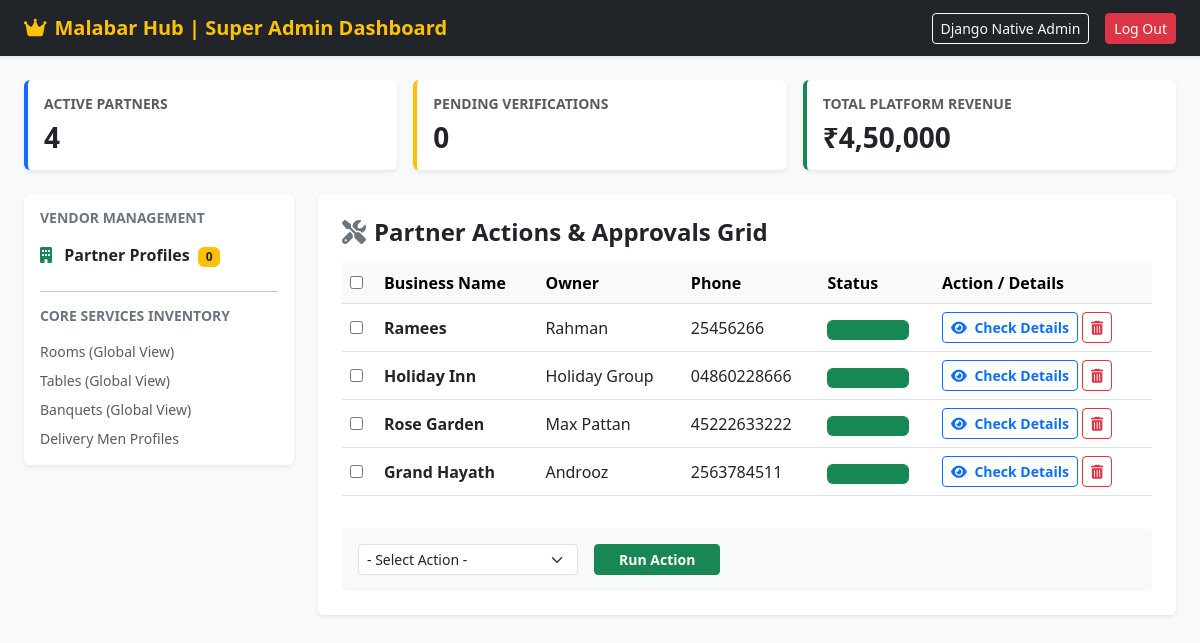
/super-admin/dashboard/ (signed in), run on an earlier commit of the app's database.
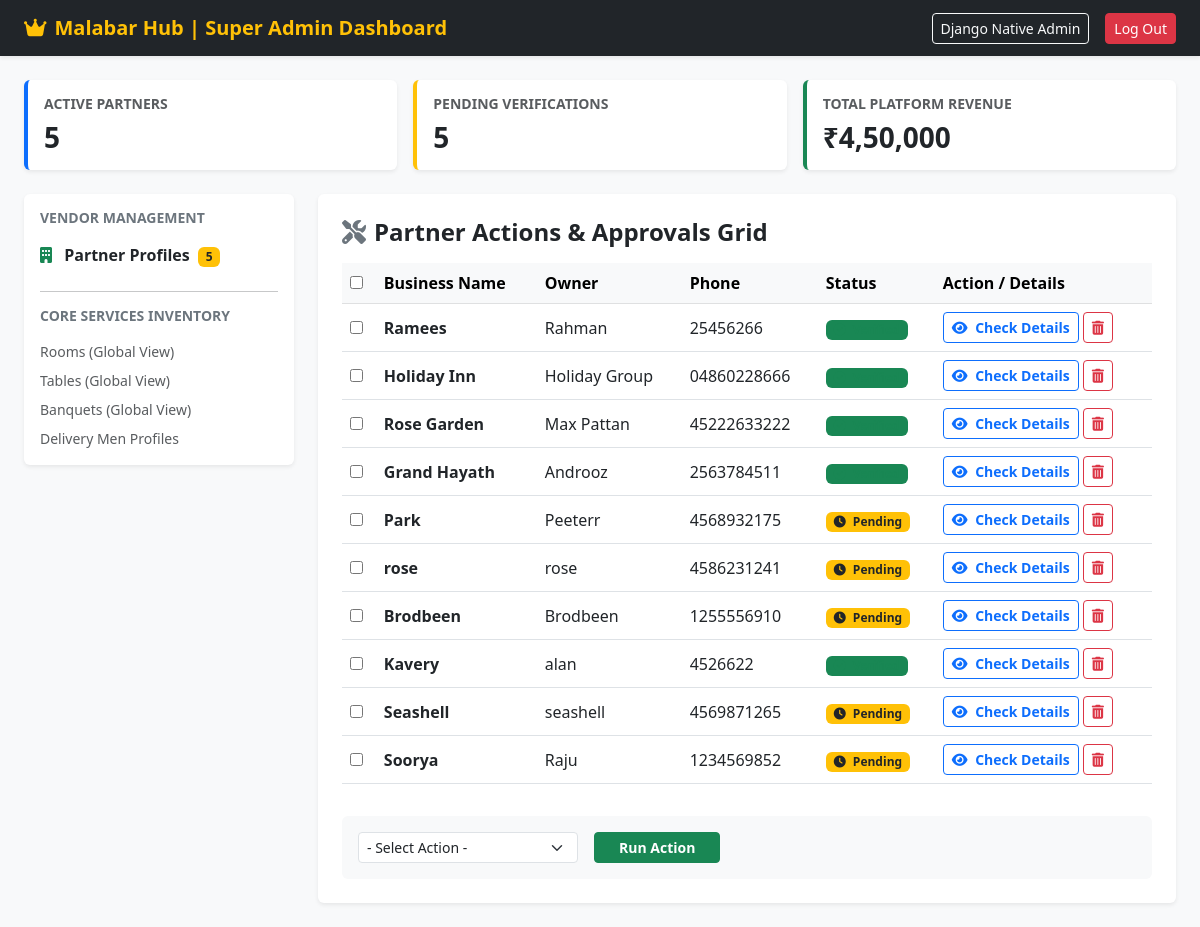
And on a later commit of the database.
### restaurants/models.py (models this page shows, shortened)
class Restaurant(models.Model):
    user = models.OneToOneField(User, on_delete=models.CASCADE, null=True, blank=True)
    business_name = models.CharField(max_length=255)
    slug = models.SlugField(unique=True, blank=True)
    owner_name = models.CharField(max_length=255)
    email = models.EmailField(unique=True)
    phone_number = models.CharField(max_length=20)
    pan_card = models.CharField(max_length=50, blank=True, null=True)
    gst_number = models.CharField(max_length=50, blank=True, null=True)
    fssai_license = models.CharField(max_length=50, blank=True, null=True)
    bank_account = models.CharField(max_length=50, blank=True, null=True)
    ifsc_code = models.CharField(max_length=20, blank=True, null=True)
    pan_document = models.FileField(upload_to='kyc_docs/', blank=True, null=True)
    gst_document = models.FileField(upload_to='kyc_docs/', blank=True, null=True)
    fssai_document = models.FileField(upload_to='kyc_docs/', blank=True, null=True)
    outside_view = models.ImageField(upload_to='restaurant_images/', blank=True, null=True)
    inside_view = models.ImageField(upload_to='restaurant_images/', blank=True, null=True)
    table_images = models.ImageField(upload_to='restaurant_images/', blank=True, null=True)
    room_images = models.ImageField(upload_to='restaurant_images/', blank=True, null=True)
    banquet_images = models.ImageField(upload_to='restaurant_images/', blank=True, null=True)
    rooftop_images = models.ImageField(upload_to='restaurant_images/', blank=True, null=True)
    bar_images = models.ImageField(upload_to='restaurant_images/', blank=True, null=True)
    is_verified = models.BooleanField(default=False)
    is_accepting_orders = models.BooleanField(default=True)
    created_at = models.DateTimeField(auto_now_add=True)

### restaurants/views.py (the view)
# urls.py: path('super-admin/dashboard/', views.super_admin_dashboard_view, name='super_admin_dashboard'),
@staff_member_required
def super_admin_dashboard_view(request):
    restaurants = Restaurant.objects.all()
    pending_restaurants = restaurants.filter(is_verified=False)
    if request.method == 'POST':
        action_type = request.POST.get('action_type')
        selected_ids = request.POST.getlist('selected_restaurants')
        if action_type == 'approve' and selected_ids:
            Restaurant.objects.filter(id__in=selected_ids).update(is_verified=True)
            return redirect('super_admin_dashboard')
    context = {
        'restaurants': restaurants,
        'pending_count': pending_restaurants.count(),
        'active_count': restaurants.filter(is_verified=True).count(),
    }
    return render(request, 'restaurants/admin_dashboard.html', context)

### templates/restaurants/admin_dashboard.html (shortened to what the changed rows need)
<!DOCTYPE html>
<html lang="en">
<head>
    <link href="https://cdn.jsdelivr.net/npm/bootstrap@5.3.0/dist/css/bootstrap.min.css" rel="stylesheet">
    <link rel="stylesheet" href="https://cdnjs.cloudflare.com/ajax/libs/font-awesome/6.4.0/css/all.min.css">
</head>
<body class="bg-light">
    <div class="container-fluid py-4 px-4">
        <div class="row g-3 mb-4">
            <div class="col-md-4">
                <div class="card border-0 shadow-sm p-3 bg-white border-start border-primary border-4">
                    <h6 class="text-muted text-uppercase small fw-bold">Active Partners</h6>
                    <h3 class="fw-bold text-dark mb-0">{{ active_count }}</h3>
                </div>
            </div>
            <div class="col-md-4">
                <div class="card border-0 shadow-sm p-3 bg-white border-start border-warning border-4">
                    <h6 class="text-muted text-uppercase small fw-bold">Pending Verifications</h6>
                    <h3 class="fw-bold text-dark mb-0">{{ pending_count }}</h3>
                </div>
            </div>
        </div>
        <div class="row">
            <div class="col-md-3">
                <div class="card border-0 shadow-sm p-3 bg-white mb-4">
                    <ul class="list-unstyled mb-0">
                        <li class="mb-2"><a href="#" class="text-decoration-none text-dark fw-semibold"><i class="fas fa-building me-2 text-success"></i> Partner Profiles <span class="badge bg-warning text-dark ms-1">{{ pending_count }}</span></a></li>
                    </ul>
                </div>
            </div>
            <div class="col-md-9">
                <div class="card border-0 shadow-sm p-4 bg-white">
                    <form method="POST">
                        <div class="table-responsive">
                            <table class="table table-hover align-middle">
                                <thead class="table-light">
                                    <tr>
                                        <th><input type="checkbox" id="selectAll"></th>
                                        <th>Business Name</th>
                                        <th>Owner</th>
                                        <th>Phone</th>
                                        <th>Status</th>
                                        <th>Action / Details</th>
                                    </tr>
                                </thead>
                                <tbody>
                                    {% for r in restaurants %}
                                    <tr>
                                        <td><input type="checkbox" name="selected_restaurants" value="{{ r.id }}"></td>
                                        <td class="fw-bold text-dark">{{ r.business_name }}</td>
                                        <td>{{ r.owner_name }}</td>
                                        <td>{{ r.phone_number }}</td>
                                        <td>
                                            {% if r.is_verified %}
                                                <span class="badge bg-success bg-opacity-15 text-success px-2 py-1"><i class="fas fa-check-circle me-1"></i> Verified</span>
                                            {% else %}
                                                <span class="badge bg-warning bg-opacity-15 text-dark px-2 py-1"><i class="fas fa-clock me-1"></i> Pending</span>
                                            {% endif %}
                                        </td>
                                        <td>
                                            <div class="d-flex align-items-center gap-1">
                                                <a href="{% url 'admin:restaurants_restaurant_change' r.id %}" target="_blank" class="btn btn-outline-primary btn-sm fw-bold">
                                                    <i class="fas fa-eye me-1"></i> Check Details
                                                </a>
                                                <a href="{% url 'delete_restaurant' r.id %}" class="btn btn-outline-danger btn-sm fw-bold" onclick="return confirm('Are you sure you want to delete {{ r.business_name }}?');">
                                                    <i class="fas fa-trash-alt"></i>
                                                </a>
                                            </div>
                                        </td>
                                    </tr>
                                    {% empty %}
                                    <tr>
                                        <td colspan="6" class="text-center text-muted py-4">No restaurant partners found.</td>
                                    </tr>
                                    {% endfor %}
                                </tbody>
                            </table>
                        </div>
                    </form>
                </div>
            </div>
        </div>
    </div>
</body>
</html>

What changed in the data, as far as the page shows it:
added Restaurant: business_name "Park", owner_name "Peeterr", phone_number "4568932175", is_verified False (drawn)
added Restaurant: business_name "rose", owner_name "rose", phone_number "4586231241", is_verified False (drawn)
added Restaurant: business_name "Brodbeen", owner_name "Brodbeen", phone_number "1255556910", is_verified False (drawn)
added Restaurant: business_name "Kavery", owner_name "alan", phone_number "4526622", is_verified True (drawn)
added Restaurant: business_name "Seashell", owner_name "seashell", phone_number "4569871265", is_verified False (drawn)
added Restaurant: business_name "Soorya", owner_name "Raju", phone_number "1234569852", is_verified False (drawn)
Also different on the page:
{{ active_count }}: "4" → "5"
{{ pending_count }}: "0" → "5"
